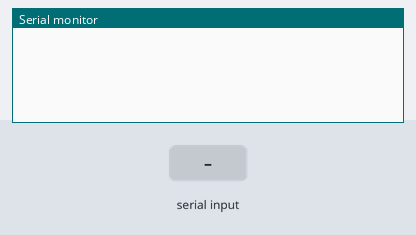
Bench run of a sketch on a simulated Arduino Uno, built with avr-gcc and run on an emulated ATmega328P. Parts: the last lines printed to the serial monitor. The test bench sets the inputs (shaded band).

Above: at 1.2 s.
1.3 s: "-\n" received over Serial
At 2.5 s:
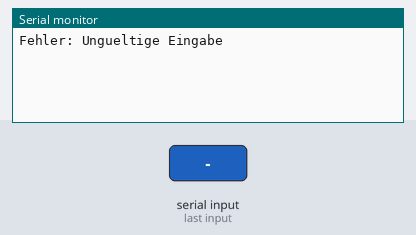
2.8 s: "90/45\n" received over Serial
At 3.8 s:
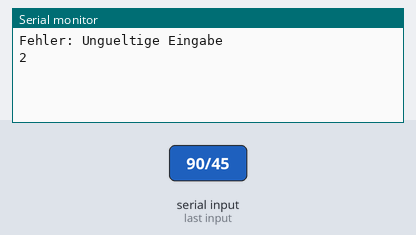

The sketch:

calculator_uart.ino
```cpp
String input = "";

bool isNumber(String value) {
  if (value.length() == 0) {
    return false;
  }

  int startIndex = 0;

  if (value.charAt(0) == '-') {
    if (value.length() == 1) {
      return false;
    }
    startIndex = 1;
  }

  for (int i = startIndex; i < value.length(); i++) {
    if (!isDigit(value.charAt(i))) {
      return false;
    }
  }

  return true;
}

bool parseExpression(String expression, long &a, long &b, char &op) {
  expression.replace(" ", "");

  int operatorIndex = -1;

  for (int i = 1; i < expression.length(); i++) {
    char c = expression.charAt(i);

    if (c == '+' || c == '-' || c == '*' || c == '/') {
      operatorIndex = i;
      op = c;
      break;
    }
  }

  if (operatorIndex == -1) {
    return false;
  }

  String left = expression.substring(0, operatorIndex);
  String right = expression.substring(operatorIndex + 1);

  if (!isNumber(left) || !isNumber(right)) {
    return false;
  }

  a = left.toInt();
  b = right.toInt();

  return true;
}

void setup() {
  Serial.begin(9600);
}

void loop() {
  if (Serial.available()) {
    input = Serial.readStringUntil('\n');
    input.trim();

    long a = 0;
    long b = 0;
    long result = 0;
    char op;

    if (!parseExpression(input, a, b, op)) {
      Serial.println("Fehler: Ungueltige Eingabe");
      return;
    }

    if (op == '+') {
      result = a + b;
    } else if (op == '-') {
      result = a - b;
    } else if (op == '*') {
      result = a * b;
    } else if (op == '/') {
      if (b == 0) {
        Serial.println("Fehler: Division durch 0");
        return;
      }
      result = a / b;
    } else {
      Serial.println("Fehler: Unbekannter Operator");
      return;
    }

    Serial.println(result);
  }
}
```

Measured:
- after the input at 1.3 s, the serial monitor: prints a new line at once (image 1)
- after the input at 2.8 s, the serial monitor: prints a new line at once (image 2)
